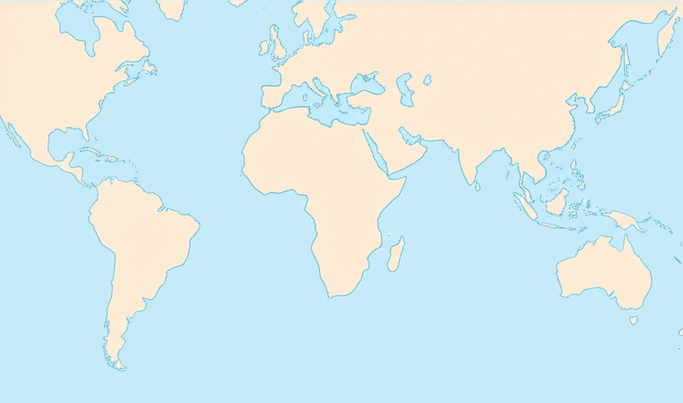
#> input picture original_map.png, 683 x 403 px, shrunk from 1024 x 605 before the run
$ python continent_detection.py
#> lines starting #> are read from the running program, lines starting #| are printed output that depends on the picture; after the words box and inside, x2 and y2 are one past the last pixel; in counts of white or black regions, pixels touching at a corner belong together
import cv2
import numpy as np
import matplotlib.pyplot as plt
import json
import os

class ContinentDetector:
    def __init__(self, image_path):
        """初始化大陆检测器"""
        self.image_path = image_path
        self.image = None
        self.image_rgb = None
        self.image_hsv = None
        self.best_mask = None
        self.continents = []
        self.continent_contours = []

        # 创建输出目录
        self.output_dir = "continent_data"
        os.makedirs(self.output_dir, exist_ok=True)

    def load_image(self):
        """加载图像并进行预处理"""
        self.image = cv2.imread(self.image_path)
#> self.image is the input picture: shape (403, 683, 3); mean B, G, R 236.3, 233.2, 213.2
        if self.image is None:
            raise ValueError(f"无法读取图像: {self.image_path}")

        print(f"图像大小: {self.image.shape}")
#| 图像大小: (403, 683, 3)
        self.image_rgb = cv2.cvtColor(self.image, cv2.COLOR_BGR2RGB)
        self.image_hsv = cv2.cvtColor(self.image_rgb, cv2.COLOR_RGB2HSV)
#> self.image_hsv: shape (403, 683, 3); mean H, S, V 73, 49.1, 248.8
        return self

    def analyze_colors(self):
        """分析图像中的颜色分布"""
        h, w, _ = self.image.shape
#> h = 403; w = 683
        sample_points = [
            (w//4, h//4),
            (w//2, h//4),
            (3*w//4, h//4),
            (w//4, h//2),
            (w//2, h//2),
            (3*w//4, h//2),
            (w//4, 3*h//4),
            (w//2, 3*h//4),
            (3*w//4, 3*h//4)
        ]

        print("图像中的一些像素颜色样本:")
        for i, (x, y) in enumerate(sample_points):
            bgr_color = self.image[y, x]
            rgb_color = self.image_rgb[y, x]
            hsv_color = self.image_hsv[y, x]
            print(f"样本 {i+1} at ({x}, {y}):")
            print(f"  BGR: {bgr_color}")
            print(f"  RGB: {rgb_color}")
            print(f"  HSV: {hsv_color}")
#> this loop made 9 passes
#> (bgr_color, rgb_color, hsv_color) on passes 1 to 9: ([249, 234, 198], [198, 234, 249], [99, 52, 249]), ([250, 236, 192], [192, 236, 250], [97, 59, 250]), ([211, 234, 253], [253, 234, 211], [16, 42, 253]), ([250, 234, 197], [197, 234, 250], [99, 54, 250]), ([211, 234, 252], [252, 234, 211], [17, 41, 252]), ([249, 234, 199], [199, 234, 249], [99, 51, 249]), ([249, 234, 198], [198, 234, 249], [99, 52, 249]), ([250, 233, 198], [198, 233, 250], [100, 53, 250]), ([248, 233, 199], [199, 233, 248], [99, 50, 248])
#> (printed output is left out)

        return self

    def detect_continents(self, save_intermediate=True):
        """检测地图中的大陆"""
#> called with save_intermediate = True
        # 尝试不同的HSV阈值来找到最佳掩码
        hsv_thresholds = [
            ([20, 100, 100], [40, 255, 255], "严格黄色"),
            ([15, 50, 100], [45, 255, 255], "中等黄色"),
            ([10, 40, 40], [50, 255, 255], "宽松黄色"),
            ([5, 20, 100], [55, 255, 255], "非常宽松黄色"),
            ([20, 70, 150], [35, 255, 255], "亮黄色"),
            ([15, 40, 150], [45, 200, 255], "暗黄色"),
        ]

        print("\n生成不同的掩码以找到最佳设置...")
        best_contours_count = 0
        best_mask_index = -1

        masks = []

        for i, (lower, upper, desc) in enumerate(hsv_thresholds):
            lower_array = np.array(lower)
            upper_array = np.array(upper)

            # 创建掩码
            mask = cv2.inRange(self.image_hsv, lower_array, upper_array)

            # 应用形态学操作来去除噪声
            kernel = np.ones((5, 5), np.uint8)
            mask = cv2.morphologyEx(mask, cv2.MORPH_CLOSE, kernel)
            mask = cv2.morphologyEx(mask, cv2.MORPH_OPEN, kernel)

            if save_intermediate:
                mask_filename = os.path.join(self.output_dir, f"mask_{i+1}.png")
                cv2.imwrite(mask_filename, mask)

            masks.append((mask, desc))

            # 找到轮廓
            contours, _ = cv2.findContours(mask, cv2.RETR_EXTERNAL, cv2.CHAIN_APPROX_SIMPLE)

            # 筛选大轮廓
            min_contour_area = 1000
            filtered_contours = [cnt for cnt in contours if cv2.contourArea(cnt) > min_contour_area]

            print(f"掩码 {i+1} ({desc}): 找到 {len(filtered_contours)} 个大陆区域")

            # 更新最佳掩码
            if len(filtered_contours) > best_contours_count:
                best_contours_count = len(filtered_contours)
                self.best_mask = mask.copy()
                best_mask_index = i
#> this loop made 6 passes
#> best_contours_count on pass 3: 5
#| 掩码 1 (严格黄色): 找到 0 个大陆区域
#| 掩码 2 (中等黄色): 找到 0 个大陆区域
#| 掩码 3 (宽松黄色): 找到 5 个大陆区域
#| 掩码 4 (非常宽松黄色): 找到 4 个大陆区域
#| 掩码 5 (亮黄色): 找到 0 个大陆区域
#| 掩码 6 (暗黄色): 找到 5 个大陆区域
#> pass 2, in detect_continents, `mask = cv2.inRange(self.image_hsv, lower_array, upper_array)`:
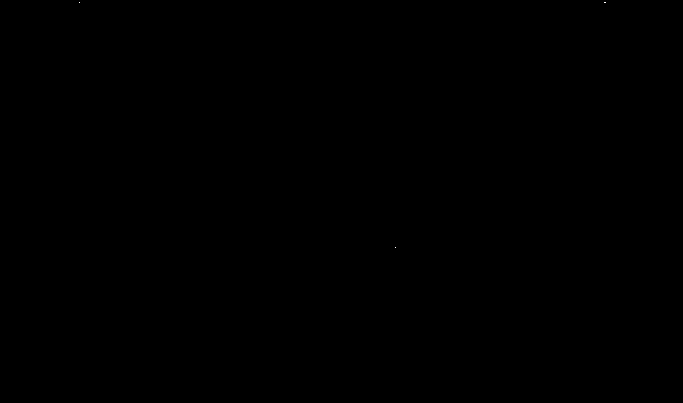
#> mask: shape (403, 683); 0% white in thin lines or dots, all inside (x1, y1, x2, y2) = (79, 2, 606, 248)
#> pass 3, in detect_continents, `mask = cv2.inRange(self.image_hsv, lower_array, upper_array)`:
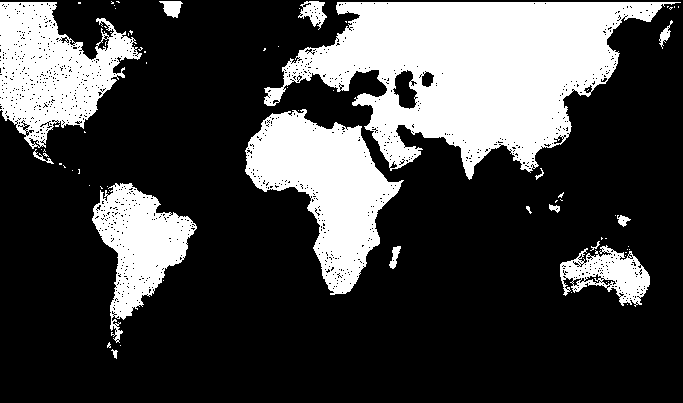
#> mask: shape (403, 683); 27% white; 72 white regions (56 under 20 px), largest, box (x1, y1, x2, y2) and area: (264, 2, 681, 180) 37148, (245, 109, 404, 295) 13953, (0, 2, 142, 149) 11373
#> after the loop:
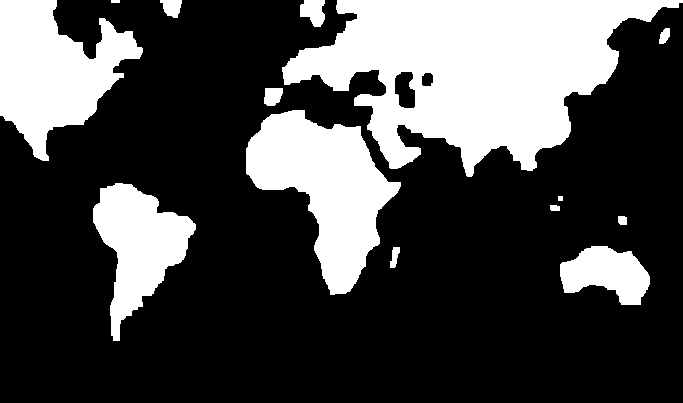
#> mask: shape (403, 683); 28.5% white; 14 white regions
#> after the loop, best_contours_count = 5; best_mask_index = 2; masks = 6 items

        if self.best_mask is not None:
            print(f"最佳掩码是 #{best_mask_index + 1}: {hsv_thresholds[best_mask_index][2]}")
#| 最佳掩码是 #3: 宽松黄色
            best_mask_filename = os.path.join(self.output_dir, "best_mask.png")
            cv2.imwrite(best_mask_filename, self.best_mask)

            # 使用最佳掩码进行进一步处理
            contours, _ = cv2.findContours(self.best_mask, cv2.RETR_EXTERNAL, cv2.CHAIN_APPROX_SIMPLE)
            min_contour_area = 1000
            self.continent_contours = [cnt for cnt in contours if cv2.contourArea(cnt) > min_contour_area]
#> self.continent_contours = 5 contours; box (x1, y1, x2, y2) and area: (282, 0, 683, 177) 38480, (246, 110, 401, 295) 14008, (0, 0, 143, 161) 12472, (93, 183, 196, 341) 7834, (560, 246, 650, 305) 3338

            # 保存每个大陆的详细信息
            for i, contour in enumerate(self.continent_contours):
                area = cv2.contourArea(contour)
                perimeter = cv2.arcLength(contour, True)

                # 计算轮廓的中心
                M = cv2.moments(contour)
                if M["m00"] != 0:
                    cX = int(M["m10"] / M["m00"])
                    cY = int(M["m01"] / M["m00"])
                else:
                    cX, cY = 0, 0

                # 计算轮廓的边界框
                x, y, w, h = cv2.boundingRect(contour)

                # 提取轮廓点
                contour_points = contour.reshape(-1, 2).tolist()

                # 简化轮廓（减少点的数量，提高效率）
                epsilon = 0.002 * perimeter
                approx_contour = cv2.approxPolyDP(contour, epsilon, True)
                approx_points = approx_contour.reshape(-1, 2).tolist()

                continent_info = {
                    "id": i + 1,
                    "area": float(area),
                    "perimeter": float(perimeter),
                    "center": [cX, cY],
                    "bounding_box": [x, y, w, h],
                    "contour_points": contour_points,
                    "simplified_contour": approx_points
                }

                self.continents.append(continent_info)
#> this loop made 5 passes
#> (area, perimeter, cX, cY, x, y, w, h) on passes 1 to 5: (3337.5, 274.8, 606, 273, 560, 246, 90, 59), (7834.5, 480.5, 138, 244, 93, 183, 103, 158), (14008, 612.9, 324, 186, 246, 110, 155, 185), (38479.5, 1421.7, 472, 68, 282, 0, 401, 177), (12471.5, 657.6, 52, 70, 0, 0, 143, 161)
#> after the loop, self.continents = 5 items

            # 可视化比较不同的掩码
            if save_intermediate:
                plt.figure(figsize=(15, 10))
                for i, (mask, desc) in enumerate(masks):
                    plt.subplot(2, 3, i+1)
                    plt.imshow(mask, cmap='gray')
                    plt.title(f'Mask {i+1}: {desc}')
                    plt.axis('off')
#> this loop made 6 passes

                plt.tight_layout()
                mask_comparison_filename = os.path.join(self.output_dir, "mask_comparison.png")
                plt.savefig(mask_comparison_filename)
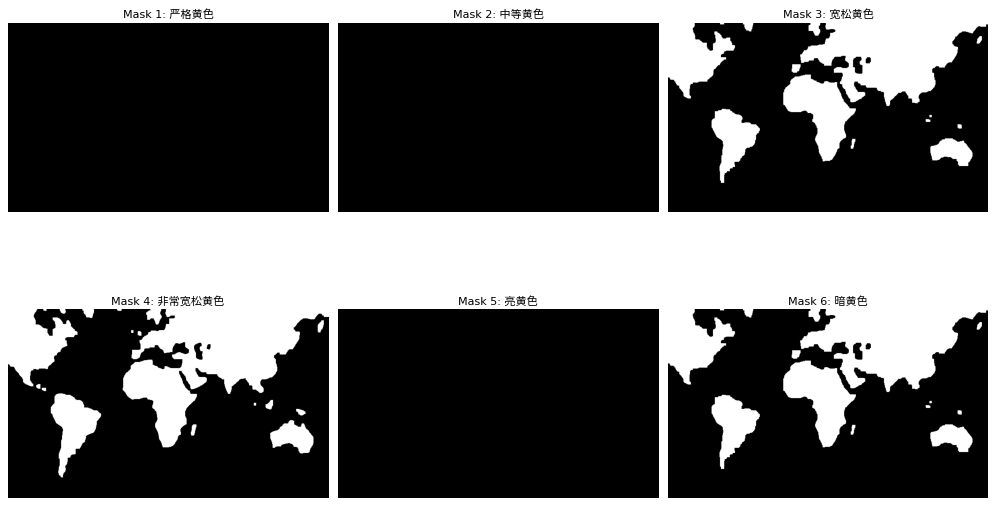
#> figure drawn by matplotlib, 6 panels
                plt.close()
        else:
            print("没有找到适合的掩码")

        return self

    def visualize_results(self):
        """可视化检测结果"""
        if not self.continent_contours:
            print("没有检测到大陆，无法可视化")
            return self

        # 在原图上绘制轮廓
        result_image = self.image_rgb.copy()
        cv2.drawContours(result_image, self.continent_contours, -1, (255, 0, 0), 3)
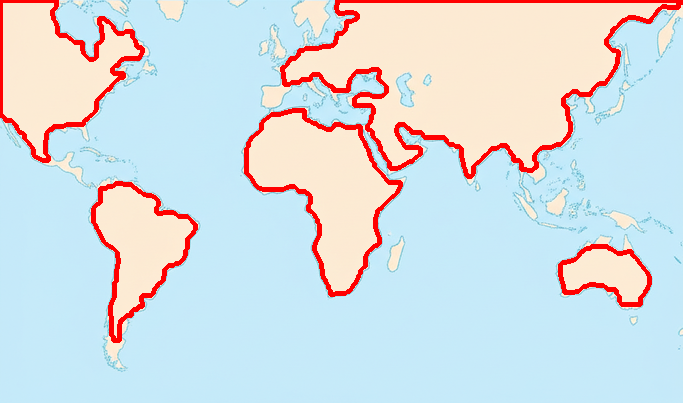
#> result_image: shape (403, 683, 3); mean R, G, B 213.7, 221.1, 225.1

        # 给每个大陆标号
        for i, continent in enumerate(self.continents):
            cX, cY = continent["center"]
            cv2.putText(result_image, str(i+1), (cX, cY), cv2.FONT_HERSHEY_SIMPLEX, 3, (255, 0, 0), 5)
#> this loop made 5 passes
#> (cX, cY) on passes 1 to 5: (606, 273), (138, 244), (324, 186), (472, 68), (52, 70)
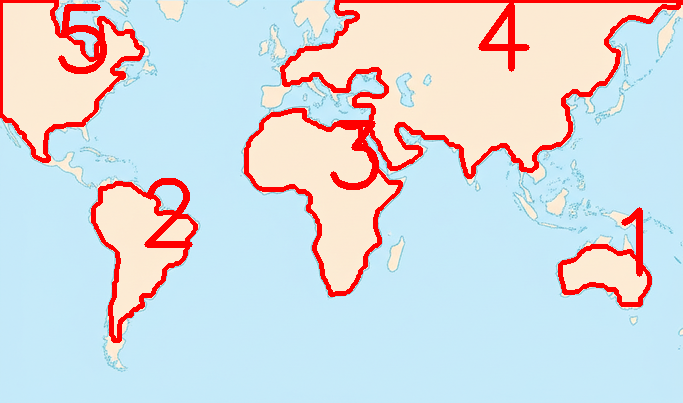
#> result_image: shape (403, 683, 3); 1.63% of pixels changed, all inside (x1, y1, x2, y2) = (58, 3, 643, 277)

        # 保存结果
        result_filename = os.path.join(self.output_dir, "map_with_boundaries.png")
        cv2.imwrite(result_filename, cv2.cvtColor(result_image, cv2.COLOR_RGB2BGR))

        # 创建更详细的信息图
        detailed_info = self.image_rgb.copy()
        for continent in self.continents:
            cX, cY = continent["center"]
            area = continent["area"]
            contour_idx = continent["id"] - 1

            # 在中心位置添加编号和面积信息
            cv2.putText(detailed_info, f"#{continent['id']}: {area:.0f}px²",
                        (cX, cY), cv2.FONT_HERSHEY_SIMPLEX, 1, (255, 0, 0), 2)

            # 绘制轮廓
            cv2.drawContours(detailed_info, [self.continent_contours[contour_idx]], -1, (255, 0, 0), 3)

            # 绘制边界框
            x, y, w, h = continent["bounding_box"]
            cv2.rectangle(detailed_info, (x, y), (x + w, y + h), (0, 255, 0), 2)
#> this loop made 5 passes
#> (cX, cY, area, x, y, w, h) on passes 1 to 5: (606, 273, 3337.5, 560, 246, 90, 59), (138, 244, 7834.5, 93, 183, 103, 158), (324, 186, 14008, 246, 110, 155, 185), (472, 68, 38479.5, 282, 0, 401, 177), (52, 70, 12471.5, 0, 0, 143, 161)
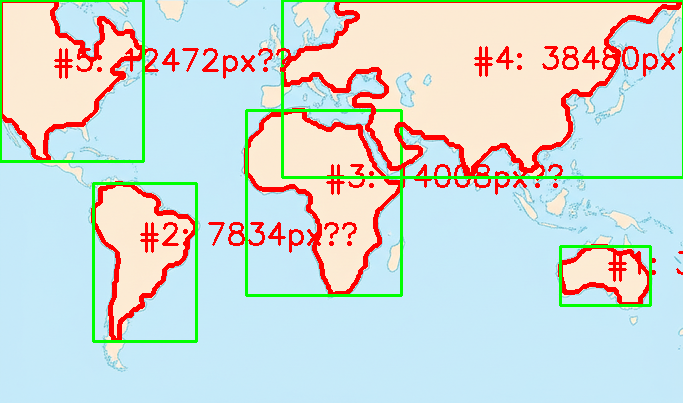
#> detailed_info: shape (403, 683, 3); mean R, G, B 207.8, 217.9, 213.9

        # 保存详细信息图
        detailed_filename = os.path.join(self.output_dir, "map_with_detailed_info.png")
        cv2.imwrite(detailed_filename, cv2.cvtColor(detailed_info, cv2.COLOR_RGB2BGR))

        # 可视化处理结果（并排显示）
        plt.figure(figsize=(15, 10))

        plt.subplot(131)
        plt.imshow(self.image_rgb)
        plt.title('Original Map')
        plt.axis('off')

        plt.subplot(132)
        plt.imshow(self.best_mask, cmap='gray')
        plt.title('Continent Mask')
        plt.axis('off')

        plt.subplot(133)
        plt.imshow(result_image)
        plt.title('Detected Continents')
        plt.axis('off')

        plt.tight_layout()
        visualization_filename = os.path.join(self.output_dir, "detection_visualization.png")
        plt.savefig(visualization_filename)
        plt.close()

        return self

    def save_continent_data(self):
        """保存大陆数据到JSON文件"""
        if not self.continents:
            print("没有检测到大陆，无法保存数据")
            return self

        # 保存为JSON文件
        continent_data = {
            "continents": self.continents,
            "image_size": self.image.shape[:2],
            "total_continents": len(self.continents)
        }

        json_filename = os.path.join(self.output_dir, "continent_data.json")
        with open(json_filename, 'w', encoding='utf-8') as f:
            json.dump(continent_data, f, ensure_ascii=False, indent=2)

        # 保存为文本文件
        txt_filename = os.path.join(self.output_dir, "continent_info.txt")
        with open(txt_filename, 'w', encoding='utf-8') as f:
            f.write("大陆边界信息:\n")
            f.write("==============\n\n")
            for continent in self.continents:
                f.write(f"大陆 #{continent['id']}:\n")
                f.write(f"  面积: {continent['area']:.2f} 像素²\n")
                f.write(f"  周长: {continent['perimeter']:.2f} 像素\n")
                f.write(f"  中心点: ({continent['center'][0]}, {continent['center'][1]})\n")
                f.write(f"  边界框: x={continent['bounding_box'][0]}, y={continent['bounding_box'][1]}, w={continent['bounding_box'][2]}, h={continent['bounding_box'][3]}\n")
                f.write(f"  简化轮廓点数: {len(continent['simplified_contour'])}\n\n")
#> this loop made 5 passes

        print(f"已保存大陆数据到 {json_filename} 和 {txt_filename}")
#| 已保存大陆数据到 continent_data/continent_data.json 和 continent_data/continent_info.txt
        return self


if __name__ == "__main__":
    # 使用示例
    detector = ContinentDetector("original_map.png")
    detector.load_image() \
           .analyze_colors() \
           .detect_continents() \
           .visualize_results() \
           .save_continent_data()

    print(f"检测到 {len(detector.continents)} 个大陆区域")
#| 检测到 5 个大陆区域
    print("处理完成，数据和图片已保存到 'continent_data' 目录。")
